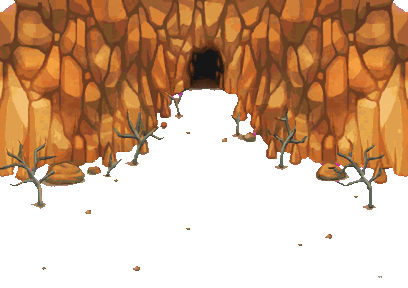
#> input picture source/entree_aride_generee_v1/generation/relief_detoure_debug.png, 408 x 288 px, given in place of forest_cave_final_generated_v3.png, which was not available
$ python build.py
#> lines starting #> are read from the running program, lines starting #| are printed output that depends on the picture; after the words box and inside, x2 and y2 are one past the last pixel; in counts of white or black regions, pixels touching at a corner belong together; pictures that were not available may be replaced by others from this repository, and a replacement may not be noted
#!/usr/bin/env python3
"""Build one generated PMD-style forest render as five aligned PMDO layers.

This is intentionally different from the canonical-pixel calibration pack:
the magenta composition is the final artwork, and the five layers are masks
cut from that same final composition so that their recomposition is exact.
Canonical PMD references are provenance/style references, not substituted RGB
for this render workflow.
"""
from __future__ import annotations

import base64
import hashlib
import json
import shutil
import sys
import uuid
from pathlib import Path

import numpy as np
from PIL import Image
from scipy import ndimage as nd

ROOT = Path(__file__).resolve().parents[2]
HERE = Path(__file__).resolve().parent
# The current final composition is produced by the image generator.  Keep the
# earlier magenta/canonical source lot untouched as a separate archive.
COMPOSITION_SOURCE = ROOT / "source/forest_cave_render_v1/generation/forest_cave_final_generated_v3.png"
OUT = ROOT / "exports/forest_cave_render_v1_pmdo"
WIDTH, HEIGHT, GRID = 512, 640, 8
ASSET = "forest_cave_render_v1"
NAMESPACE = "forest_cave_render_v1"
VERSION = "0.8.12.0"

sys.path.insert(0, str(ROOT))
from source.zones_south_north_v3.pmdo_build import (  # noqa: E402
    TileBank,
    build_tile_layer,
    collision_cells,
    ground_layer,
    obstacle_grid,
    patch_installer,
    write_index,
)


def sha256(path: Path) -> str:
    return hashlib.sha256(path.read_bytes()).hexdigest()


def key_magenta(image: Image.Image) -> tuple[np.ndarray, np.ndarray]:
    rgba = np.array(image.convert("RGBA"))
    # The image generator slightly antialiases the hot-magenta border.  Key
    # only magenta-like pixels connected to the image edge, so isolated pink
    # details inside the map are never removed as background.
    r, g, b = (rgba[:, :, i].astype(int) for i in range(3))
    candidate = (r >= 200) & (g <= 120) & (b >= 180) & (r - g >= 100) & (b - g >= 90)
    edge = np.zeros(candidate.shape, dtype=bool)
    edge[0, :] = candidate[0, :]
    edge[-1, :] = candidate[-1, :]
    edge[:, 0] |= candidate[:, 0]
    edge[:, -1] |= candidate[:, -1]
    key = nd.binary_propagation(edge, mask=candidate, structure=np.ones((3, 3), dtype=bool))
    return rgba, key


def build_masks(rgba: np.ndarray, outside: np.ndarray) -> dict[str, np.ndarray]:
    h, w = outside.shape
    yy, xx = np.mgrid[:h, :w]
    r, g, b = rgba[:, :, 0].astype(float), rgba[:, :, 1].astype(float), rgba[:, :, 2].astype(float)
    solid = ~outside

    # Canonical semantic order for the generated render.  These are masks of
    # the one final composition, not separately generated/warped scenes.
    neutral = np.maximum.reduce([r, g, b]) - np.minimum.reduce([r, g, b])
    # White/gray stone is separated from the green canopy by both neutrality
    # and brightness; the cave mouth is kept as a central dark component.
    gray_rock = (neutral < 55) & (r > 120) & (g > 110) & (b > 90)
    dark_stone = (neutral < 48) & (np.maximum.reduce([r, g, b]) < 150) & (yy < 140) & (xx > 120) & (xx < w - 120)
    dark_cave = (np.maximum.reduce([r, g, b]) < 78) & (xx > 185) & (xx < w - 185) & (yy < 235)
    cliff = solid & (yy < 215) & (xx > 75) & (xx < w - 75) & (gray_rock | dark_stone | dark_cave)
    # Keep the green ledge below the cliff in the ground/vegetation planes.

    green = (g > r * 0.92) & (g > b * 1.18) & (g > 65)
    tree_green = green & ((g < 215) | (r < 125))
    brown_trunk = (r > 65) & (r > g * 1.05) & (g > b * 1.05) & (g < 150) & (b < 125)
    side = (xx < 185) | (xx > w - 185)
    lower_side = ((xx < 220) | (xx > w - 292)) & (yy > 500)
    tree_candidate = solid & ~cliff & side & (tree_green | brown_trunk)
    foreground = solid & ~cliff & lower_side & (tree_candidate | gray_rock | brown_trunk)
    tree = tree_candidate & ~foreground

    # Small plants, grass highlights and stones not selected as trees/foreground
    # are placed on their own vegetation layer.
    decor = solid & ~cliff & ~tree & ~foreground & ((green & (yy > 130)) | gray_rock)
    base = solid & ~cliff & ~tree & ~foreground & ~decor

    # Ensure every visible generated pixel belongs to exactly one layer.  The
    # priority keeps a readable cave/tree depth while preserving exact RGB.
    masks = {
        "01_sol_chemin": base,
        "02_vegetation": decor,
        "03_cliff_grotte": cliff,
        "04_arbres": tree,
        "05_premier_plan": foreground,
    }
    union = np.zeros_like(solid)
    for mask in masks.values():
        if np.any(union & mask):
            raise AssertionError("layer masks overlap")
        union |= mask
    if not np.array_equal(union, solid):
        masks["01_sol_chemin"] |= solid & ~union
    return masks


def apply_mask(rgba: np.ndarray, mask: np.ndarray) -> Image.Image:
    layer = np.zeros_like(rgba)
    layer[mask] = rgba[mask]
    layer[:, :, 3] = np.where(mask, rgba[:, :, 3], 0).astype(np.uint8)
    return Image.fromarray(layer, "RGBA")


# [22 lines left out: function path_from_composition, not called in this run]


def empty_auto() -> dict:
    return {"AutoTileset": "", "Associates": [], "Layers": [], "NeighborCode": -1}


# [85 lines left out: functions make_ground, write_header, write_preview, not called in this run]


def main() -> None:
    if OUT.exists():
        shutil.rmtree(OUT)
    OUT.mkdir(parents=True)
    raw = Image.open(COMPOSITION_SOURCE).convert("RGBA")
#> raw is the input picture: PIL image 408x288 RGBA; mean R, G, B, A 206.5, 55.8, 142.7, 136.5
    composition = raw.resize((WIDTH, HEIGHT), Image.Resampling.NEAREST)
    rgba, outside = key_magenta(composition)
#> in key_magenta, `r, g, b = (rgba[:, :, i].astype(int) for i in range(3))`:
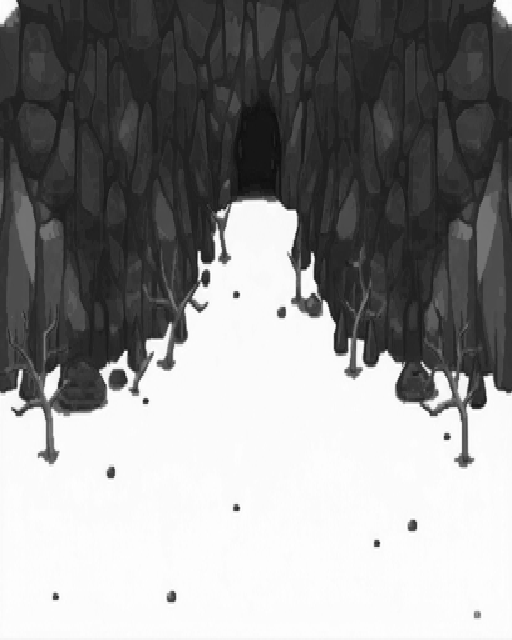
#> b: shape (640, 512) int64; min 13, max 255, mean 142.7
#> in key_magenta, `candidate = (r >= 200) & (g <= 120) & (b >= 180) & (r - g >= 100) & (b..`:
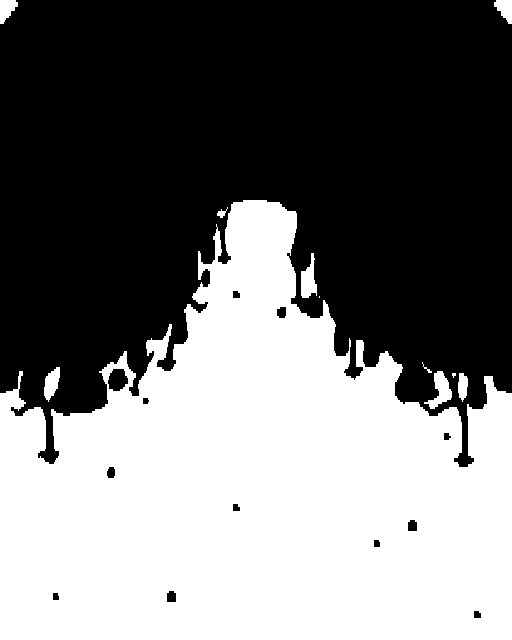
#> candidate: shape (640, 512) bool; 45.7% white; 11 white regions (2 under 20 px), largest, box (x1, y1, x2, y2) and area: (0, 200, 512, 640) 147594, (424, 371, 452, 409) 482, (301, 253, 317, 298) 441
#> in key_magenta, `edge[0, :] = candidate[0, :]`: edge: shape (640, 512) bool; 0.01% white in thin lines or dots, all inside (x1, y1, x2, y2) = (0, 0, 512, 1)
#> in key_magenta, `edge[:, -1] |= candidate[:, -1]`: edge: shape (640, 512) bool; 0.33% white in thin lines or dots
#> in key_magenta, `key = nd.binary_propagation(edge, mask=candidate, structure=np.ones((3..`: key: shape (640, 512) bool; 45.2% white; 3 white regions, box (x1, y1, x2, y2) and area: (0, 200, 512, 640) 147594, (0, 0, 18, 24) 285, (494, 0, 512, 24) 285
    for x, y in [(0, 0), (WIDTH - 1, 0), (0, HEIGHT - 1), (WIDTH - 1, HEIGHT - 1)]:
        assert outside[y, x], "final composition guide has a non-magenta outside corner"
    guide_dir = OUT / "provenance/generation"
    guide_dir.mkdir(parents=True, exist_ok=True)
    composition.save(guide_dir / "forest_cave_final_composition_magenta.png")
    clean = rgba.copy()
    clean[outside, :3] = 0
    clean[:, :, 3] = np.where(outside, 0, 255).astype(np.uint8)
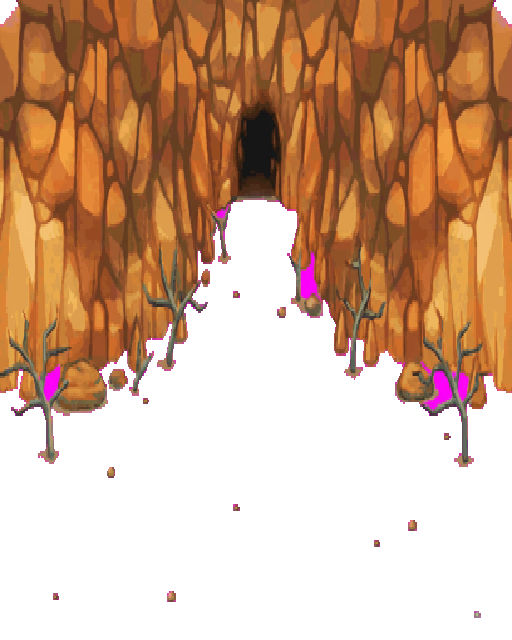
#> clean: shape (640, 512, 4); mean R, G, B, A 92.2, 55.3, 29.2, 139.7; transparent parts drawn white
    clean_image = Image.fromarray(clean, "RGBA")
    (OUT / "review").mkdir(parents=True, exist_ok=True)
    clean_image.save(OUT / "review/composition_final_transparent.png")
    masks = build_masks(rgba, outside)
#> in build_masks, `neutral = np.maximum.reduce([r, g, b]) - np.minimum.reduce([r, g, b])`:
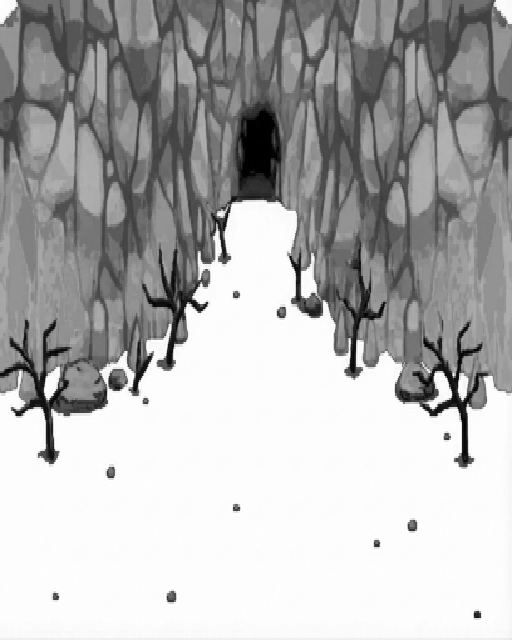
#> neutral: shape (640, 512) float64; min 0, max 255, mean 178.5
#> in build_masks, `gray_rock = (neutral < 55) & (r > 120) & (g > 110) & (b > 90)`: gray_rock: shape (640, 512) bool; 0.34% white in thin lines or dots, all inside (x1, y1, x2, y2) = (21, 198, 479, 618)
#> in build_masks, `dark_stone = (neutral < 48) & (np.maximum.reduce([r, g, b]) < 150) & (..`: dark_stone: shape (640, 512) bool; 0.32% white; 1 white region, box (x1, y1, x2, y2) and area: (238, 107, 280, 140) 1046
#> in build_masks, `dark_cave = (np.maximum.reduce([r, g, b]) < 78) & (xx > 185) & (xx < w..`: dark_cave: shape (640, 512) bool; 0.99% white; 4 white regions (1 under 20 px), largest, box (x1, y1, x2, y2) and area: (236, 102, 281, 196) 3185, (231, 196, 237, 202) 26, (279, 178, 281, 196) 21
#> in build_masks, `green = (g > r * 0.92) & (g > b * 1.18) & (g > 65)`: green: shape (640, 512) bool; 0.71% white in thin lines or dots, all inside (x1, y1, x2, y2) = (4, 209, 481, 616)
#> in build_masks, `brown_trunk = (r > 65) & (r > g * 1.05) & (g > b * 1.05) & (g < 150) &..`: brown_trunk: shape (640, 512) bool; 45.6% white; 65 white regions (47 under 20 px), largest, box (x1, y1, x2, y2) and area: (0, 0, 512, 413) 147458, (292, 282, 321, 316) 355, (174, 311, 187, 342) 269
#> in build_masks, `tree_candidate = solid & ~cliff & side & (tree_green | brown_trunk)`:
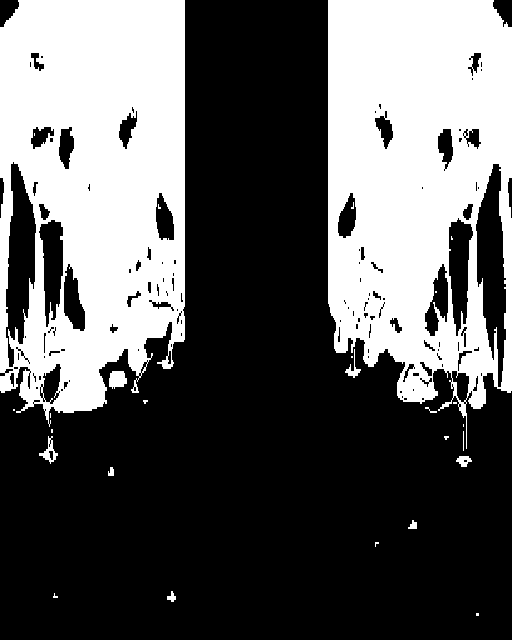
#> tree_candidate: shape (640, 512) bool; 37% white; 27 white regions (16 under 20 px), largest, box (x1, y1, x2, y2) and area: (0, 0, 185, 427) 60868, (328, 0, 512, 449) 59391, (109, 371, 127, 389) 256
#> in build_masks, `foreground = solid & ~cliff & lower_side & (tree_candidate | gray_rock..`: foreground: shape (640, 512) bool; 0.05% white; 6 white regions (3 under 20 px), largest, box (x1, y1, x2, y2) and area: (167, 591, 176, 602) 55, (408, 520, 417, 529) 53, (474, 613, 479, 618) 25
#> in build_masks, `decor = solid & ~cliff & ~tree & ~foreground & ((green & (yy > 130)) |..`: decor: shape (640, 512) bool; 0.16% white in thin lines or dots, all inside (x1, y1, x2, y2) = (34, 209, 471, 460)
#> in build_masks, `base = solid & ~cliff & ~tree & ~foreground & ~decor`: base: shape (640, 512) bool; 16.6% white; 244 white regions (165 under 20 px), largest, box (x1, y1, x2, y2) and area: (183, 0, 336, 324) 32133, (476, 164, 506, 387) 3943, (6, 162, 36, 367) 3703
#> the loop in build_masks, `for mask in masks.values():` made 5 passes
#> pass 3, in build_masks, `union |= mask`:
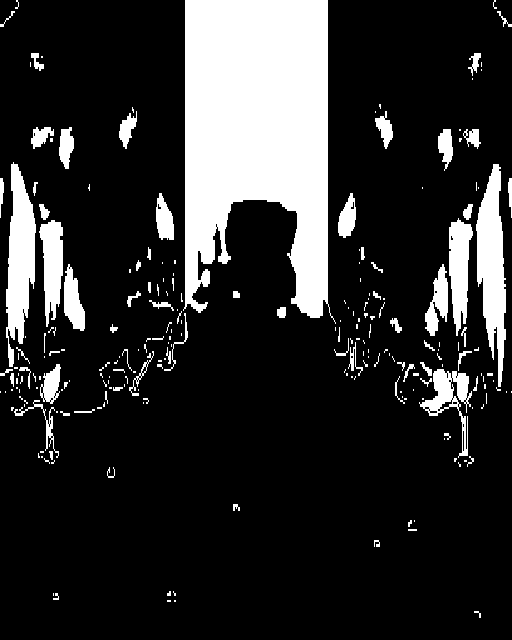
#> union: shape (640, 512) bool; 17.8% white; 232 white regions (155 under 20 px), largest, box (x1, y1, x2, y2) and area: (183, 0, 336, 324) 35805, (476, 164, 506, 387) 3943, (6, 162, 36, 367) 3703
#> masks = 5 items
    layers_dir = OUT / "provenance/final_layers"
    layers_dir.mkdir(parents=True, exist_ok=True)
    layers = []
    layer_records = []
    for layer_id, mask in masks.items():
        image = apply_mask(rgba, mask)
        filename = f"ForestRenderV1_{layer_id}.png"
        image.save(layers_dir / filename)
        layers.append((layer_id, image))
        layer_records.append({"id": layer_id, "file": filename, "pixels": int(mask.sum()), "generated_from_final_composition": True})
#> this loop made 5 passes
#> (layer_id, filename) on passes 1 to 5: ('01_sol_chemin', 'ForestRenderV1_01_sol_chemin.png'), ('02_vegetation', 'ForestRenderV1_02_vegetation.png'), ('03_cliff_grotte', 'ForestRenderV1_03_cliff_grotte.png'), ('04_arbres', 'ForestRenderV1_04_arbres.png'), ('05_premier_plan', 'ForestRenderV1_05_premier_plan.png')
#> pass 2, in main, `image = apply_mask(rgba, mask)`:
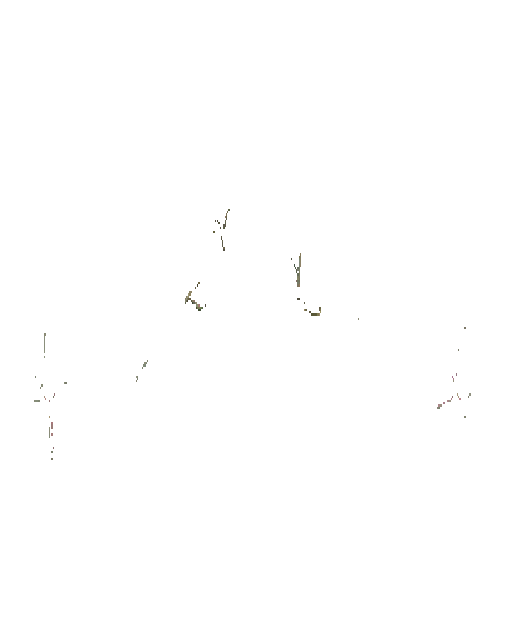
#> image: PIL image 512x640 RGBA; mean R, G, B, A 0.2, 0.2, 0.2, 0.4; transparent parts drawn white
#> after the loop, layer_records = 5 items; layers = 5 items
    recomposed = Image.new("RGBA", (WIDTH, HEIGHT))
#> recomposed: PIL image 512x640 RGBA; every value is 0
    for _, image in layers:
        recomposed.alpha_composite(image)
#> this loop made 5 passes
    if recomposed.tobytes() != clean_image.tobytes():
#> (the run stopped early here; a loop or call above may not have finished)

$ run again, on source/world_map_layers_v2_atlas.webp
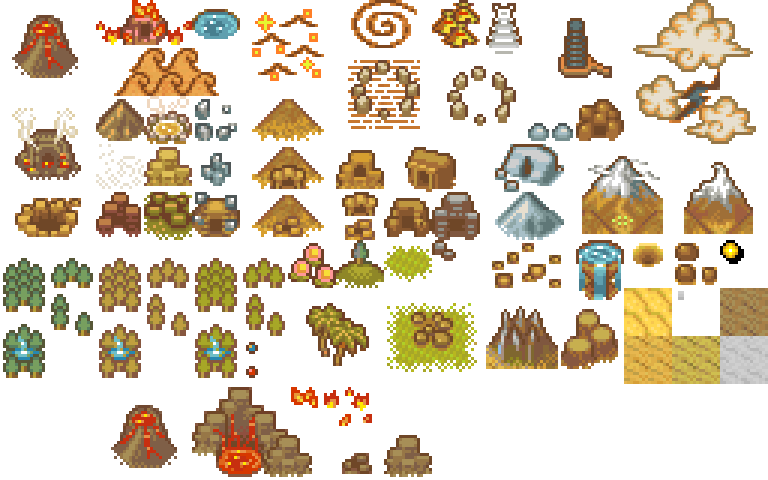
#> input picture source/world_map_layers_v2_atlas.webp, 1536 x 960 px, given in place of forest_cave_final_generated_v3.png, which was not available (shown at 1/2 size)
#> in main, raw is the input picture: PIL image 1536x960 RGBA; mean R, G, B, A 61.3, 48.9, 29.4, 96.3
#> r: shape (640, 512) int64; 25 distinct labels, from 0 to 255
#> in key_magenta, `r, g, b = (rgba[:, :, i].astype(int) for i in range(3))`:
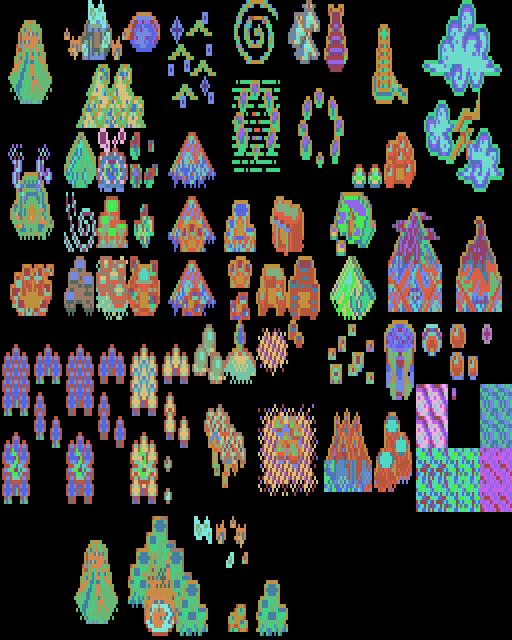
#> g: shape (640, 512) int64; 28 distinct labels, from 0 to 255; one colour per label, 0 black
#> in key_magenta, `r, g, b = (rgba[:, :, i].astype(int) for i in range(3))`:
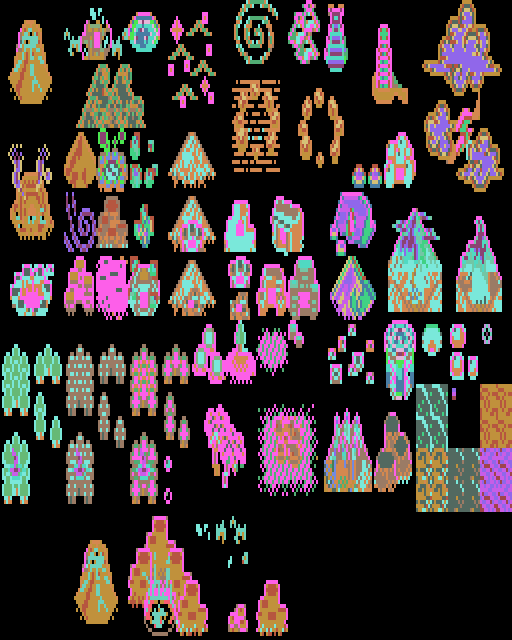
#> b: shape (640, 512) int64; 28 distinct labels, from 0 to 255; one colour per label, 0 black
#> candidate: shape (640, 512) bool; every value is 0
